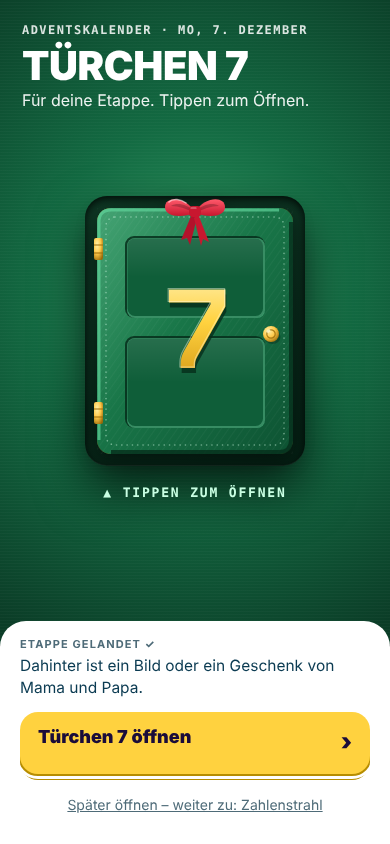
#> input picture inhalte/design/advent/umsetzung-bilder/tuer-390-hell.png, 390 x 844 px, found by its file name
$ python vergleich.py
#> lines starting #> are read from the running program, lines starting #| are printed output that depends on the picture
# Vergleichsblätter Entwurf 2 | Umsetzung (echte App-Ansichten). Aufruf: python3 -I vergleich.py
# Die Bilder der Umsetzung entstehen mit: ADV_BILDER=1 node --test --test-name-pattern "^ADV Bilder" tests/lernen.test.cjs
from PIL import Image, ImageDraw, ImageFont
import pathlib
h = pathlib.Path(__file__).parent; E = h.parent / 'entwurf2' / 'bilder'
try: F = ImageFont.truetype('/usr/share/fonts/truetype/dejavu/DejaVuSans-Bold.ttf', 15)
except Exception: F = ImageFont.load_default()
def reihe(bilder, titel, hoehe=None):
#> called with hoehe = 844
    ims = [Image.open(p).convert('RGB') for p in bilder]
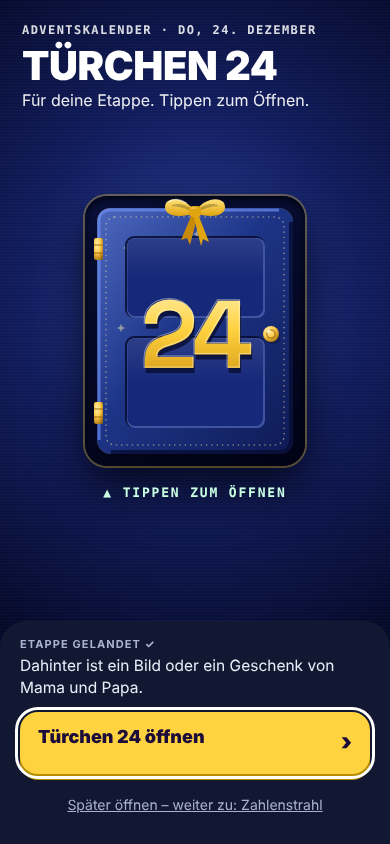
#> input picture inhalte/design/advent/umsetzung-bilder/tuer24-390-dunkel.png, 390 x 844 px, found by its file name
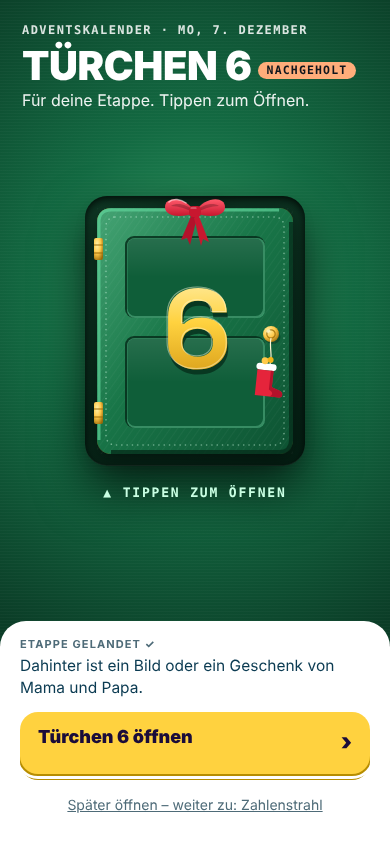
#> input picture inhalte/design/advent/umsetzung-bilder/tuer6-390-hell.png, 390 x 844 px, found by its file name
#> ims = 6 items
    if hoehe: ims = [im.crop((0, 0, im.width, min(hoehe, im.height))) for im in ims]
    H = max(i.height for i in ims) + 28; W = sum(i.width for i in ims) + 12 * (len(ims) - 1)
#> after `H = max((i.height for i in ims)) + 28`: H = 872
#> after `W = sum((i.width for i in ims)) + 12 * (len(ims) - 1)`: W = 2400
    r = Image.new('RGB', (W, H), 'white'); d = ImageDraw.Draw(r); x = 0
#> after `r = Image.new('RGB', (W, H), 'white')`: r: PIL image 2400x872 RGB; every value is 255
    for im, t in zip(ims, titel): d.text((x + 4, 6), t, fill='#111', font=F); r.paste(im, (x, 28)); x += im.width + 12
#> this loop made 6 passes
#> (t, x) on passes 1 to 6: ('Entwurf 2 · Tür', 402), ('Umsetzung · Tür', 804), ('Entwurf 2 · Tür 24', 1206), ('Umsetzung · Tür 24', 1608), ('Entwurf 2 · Tür 6', 2010), ('Umsetzung · Tür 6', 2412)
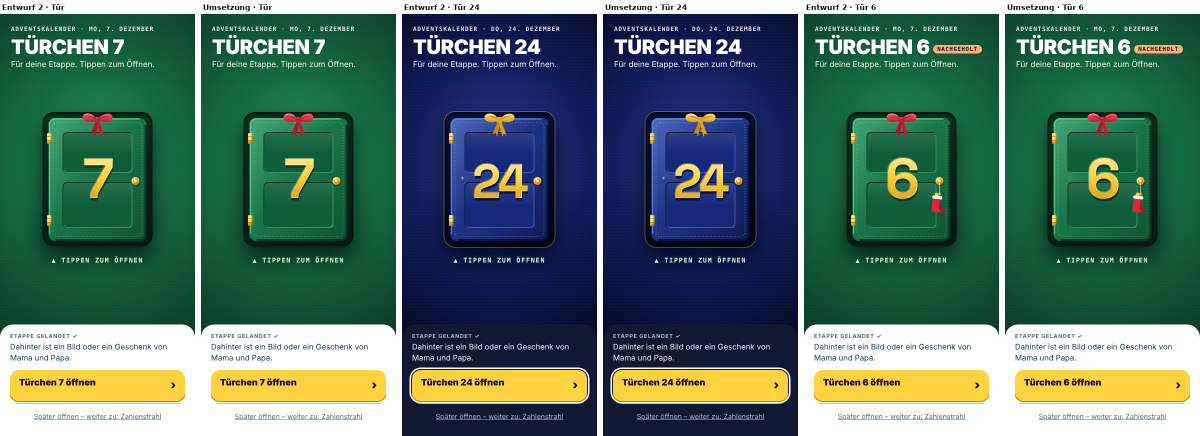
#> r: PIL image 2400x872 RGB (shown at 1/2 size); mean R, G, B 82.6, 113.4, 102.4
#> after the loop, x = 2412
    return r
def stapel(reihen, ziel):
    W = max(r.width for r in reihen); H = sum(r.height for r in reihen) + 16 * (len(reihen) - 1)
    o = Image.new('RGB', (W, H), 'white'); y = 0
    for r in reihen: o.paste(r, (0, y)); y += r.height + 16
    o.save(h / ziel); print(ziel, o.size)
stapel([reihe([E / 'tuer-390-hell.png', h / 'tuer-390-hell.png', E / 'tuer24-390-dunkel.png', h / 'tuer24-390-dunkel.png', E / 'tuer6-390-hell.png', h / 'tuer6-390-hell.png'],
              ['Entwurf 2 · Tür', 'Umsetzung · Tür', 'Entwurf 2 · Tür 24', 'Umsetzung · Tür 24', 'Entwurf 2 · Tür 6', 'Umsetzung · Tür 6'], 844),
        reihe([E / 'inhalt-geschenk-390-hell.png', h / 'inhalt-gutschein-390-hell.png', E / 'inhalt-krampus-390-dunkel.png', h / 'inhalt-krampus-390-dunkel.png', E / 'inhalt-jackpot-390-hell.png', h / 'inhalt-jackpot-390-hell.png'],
              ['Entwurf 2 · Gutschein', 'Umsetzung · Gutschein', 'Entwurf 2 · Krampus', 'Umsetzung · Krampus', 'Entwurf 2 · Jackpot', 'Umsetzung · Jackpot'], 844)], 'vergleich-tuer-entwurf2-umsetzung-390.png')
#> (the run stopped early here; a loop or call above may not have finished)
